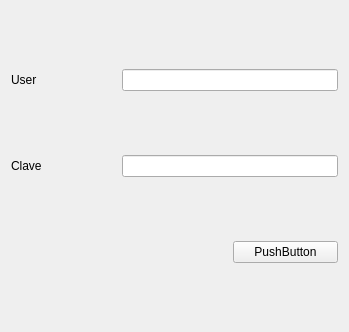
<?xml version="1.0" encoding="UTF-8"?>
<ui version="4.0">
 <class>Login</class>
 <widget class="QWidget" name="Login">
  <property name="geometry">
   <rect>
    <x>0</x>
    <y>0</y>
    <width>349</width>
    <height>332</height>
   </rect>
  </property>
  <property name="windowTitle">
   <string>Login</string>
  </property>
  <layout class="QGridLayout" name="gridLayout">
   <item row="0" column="1" colspan="2">
    <widget class="QLineEdit" name="leUsuario"/>
   </item>
   <item row="1" column="0">
    <widget class="QLabel" name="lClave">
     <property name="text">
      <string>Clave</string>
     </property>
    </widget>
   </item>
   <item row="0" column="0">
    <widget class="QLabel" name="lUsuario">
     <property name="text">
      <string>User</string>
     </property>
    </widget>
   </item>
   <item row="1" column="1" colspan="2">
    <widget class="QLineEdit" name="leClave">
     <property name="echoMode">
      <enum>QLineEdit::Password</enum>
     </property>
    </widget>
   </item>
   <item row="2" column="2">
    <widget class="QPushButton" name="pbvalidar">
     <property name="focusPolicy">
      <enum>Qt::NoFocus</enum>
     </property>
     <property name="text">
      <string>PushButton</string>
     </property>
    </widget>
   </item>
  </layout>
 </widget>
 <tabstops>
  <tabstop>leUsuario</tabstop>
  <tabstop>leClave</tabstop>
 </tabstops>
 <resources/>
 <connections/>
</ui>
